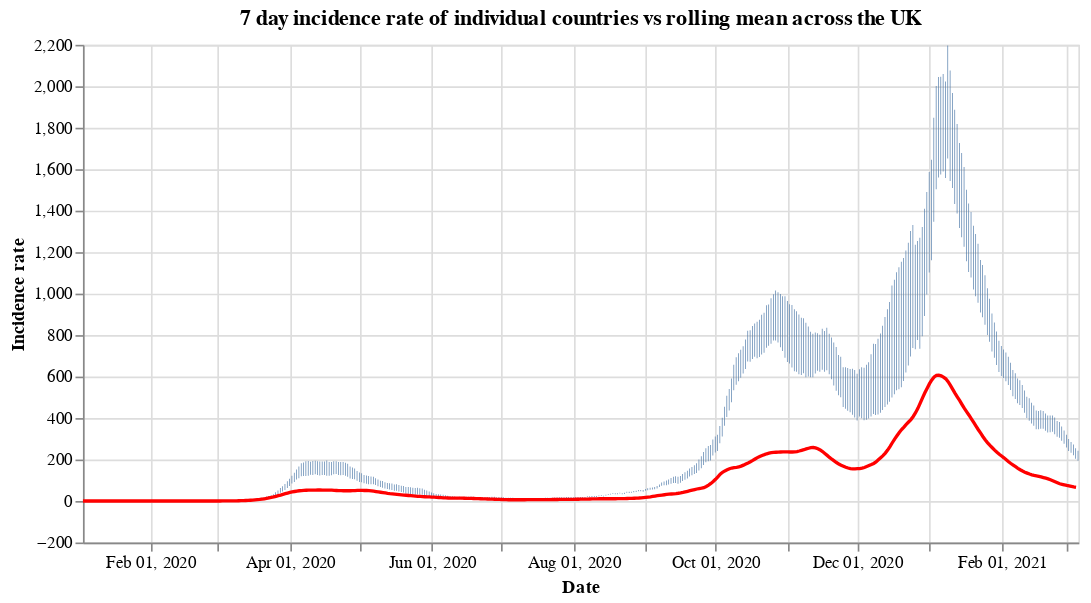

Notebook cell for this chart:
### Code cell
#collapse
countries = uk_cases['areaName'].unique()
countries.sort()

selection = alt.selection_single(
    name='Select',
    fields=['areaName'],
    init={'areaName': 'Wales'},
    bind={'areaName': alt.binding_select(options=countries)}
)

# scatter plot, modify opacity based on selection
bars = alt.Chart(uk_cases).mark_bar().add_selection(
    selection
).encode(
    x=alt.X("yearmonthdate(date):T", axis=alt.Axis(title='Date')),
    y=alt.Y("weeklyCasesRate:Q", axis=alt.Axis(title='Incidence rate')),
    tooltip='weeklyCasesRate:Q',
    opacity=alt.condition(selection, alt.value(1), alt.value(0))
).properties(title=f'7 day incidence rate of individual countries vs rolling mean across the UK', width=600)

line = alt.Chart(overview_cases).mark_line(
    color='red',
    size=2,
).transform_window(
    rolling_mean='mean(weeklyCasesRate)',
    frame=[0, 7]
).encode(
    x='yearmonthdate(date):T',
    y='rolling_mean:Q'
)

alt.layer(bars, line)

### Figure 1 — Vega-Lite specification as saved in the notebook (floating-point values rounded to 4 significant figures; data arrays with more than 128 entries replaced by an {"elided": "..."} marker saying what was removed)
{"config": {"view": {"continuousWidth": 400, "continuousHeight": 300}}, "layer": [{"data": {"name": "data-0cc07b05cc656e72682fab23ad851727"}, "mark": "bar", "encoding": {"opacity": {"condition": {"value": 1, "selection": "Select"}, "value": 0}, "tooltip": {"type": "quantitative", "field": "weeklyCasesRate"}, "x": {"type": "temporal", "axis": {"title": "Date"}, "field": "date", "timeUnit": "yearmonthdate"}, "y": {"type": "quantitative", "axis": {"title": "Incidence rate"}, "field": "weeklyCasesRate"}}, "selection": {"Select": {"type": "single", "fields": ["areaName"], "init": {"areaName": "Wales"}, "bind": {"areaName": {"input": "select", "options": ["England", "Northern Ireland", "Scotland", "Wales"]}}}}, "title": "7 day incidence rate of individual countries vs rolling mean across the UK", "width": 600}, {"data": {"name": "data-6c4e413b7253b849cf02d0ec8ae83f69"}, "mark": {"type": "line", "color": "red", "size": 2}, "encoding": {"x": {"type": "temporal", "field": "date", "timeUnit": "yearmonthdate"}, "y": {"type": "quantitative", "field": "rolling_mean"}}, "transform": [{"window": [{"op": "mean", "field": "weeklyCasesRate", "as": "rolling_mean"}], "frame": [0, 7]}]}], "$schema": "https://vega.github.io/schema/vega-lite/v4.8.1.json", "datasets": {"data-0cc07b05cc656e72682fab23ad851727": {"elided": "1712 records"}, "data-6c4e413b7253b849cf02d0ec8ae83f69": {"elided": "428 records"}}}
